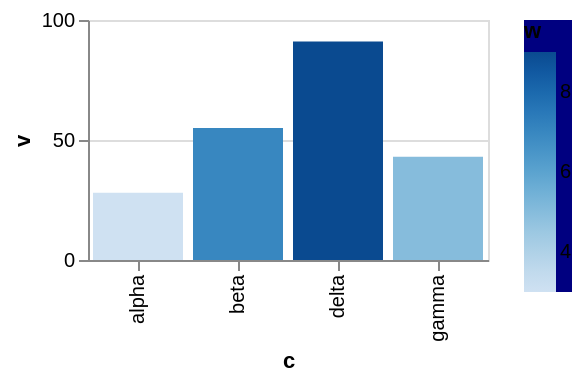

Vega-Lite specification for this chart:
### Vega-Lite specification from a JSON file in a GitHub repository (floating-point values rounded to 4 significant figures)
{"$schema": "https://vega.github.io/schema/vega-lite/v6.json", "width": 200, "height": 120, "data": {"values": [{"c": "alpha", "v": 28, "w": 3, "t": "2024-01-07"}, {"c": "beta", "v": 55, "w": 7, "t": "2024-03-19"}, {"c": "gamma", "v": 43, "w": 5, "t": "2024-06-02"}, {"c": "delta", "v": 91, "w": 9, "t": "2024-09-11"}]}, "mark": "bar", "encoding": {"x": {"field": "c", "type": "nominal"}, "y": {"field": "v", "type": "quantitative"}, "color": {"field": "w", "type": "quantitative", "legend": {"fillColor": "navy"}}}}
